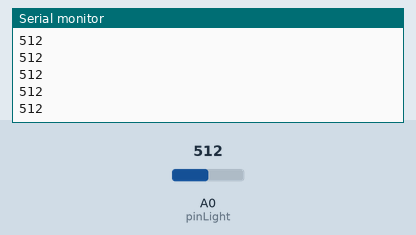
Bench run of a sketch on a simulated Arduino Uno, built with avr-gcc and run on an emulated ATmega328P. Parts: the last lines printed to the serial monitor. The test bench sets the inputs (shaded band); at power-on: A0 (pinLight) = 512.

Above: at 1.2 s.
1.3 s: A0 (pinLight) set to 716
At 1.8 s:
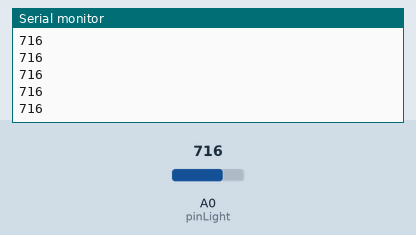
2.8 s: A0 (pinLight) set to 900
At 3.6 s:
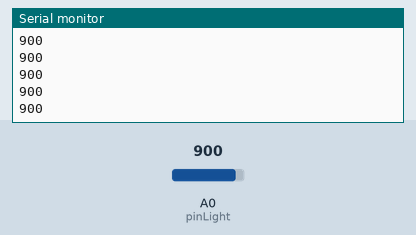
Timing chart, 0 to 5.8 s (numbered marks = the images above; inputs shaded):
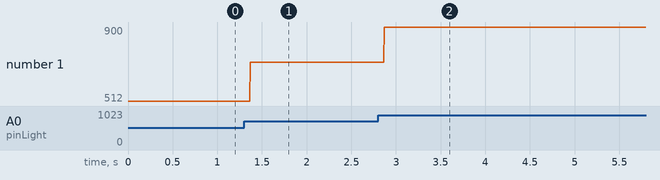

The sketch:

lightSensorTest.ino
```cpp
//Using the Serial Monitor, this program enables the user to determine a threshold value
//that says if the room light is on/off.

  // Light Sensor pin
  const int pinLight = A0;
  void setup(){
    Serial.begin(9600);}
  void loop()
  {
      // Read the value of the light sensor. The light sensor is an analog sensor.
      int sensorValue = analogRead(pinLight);

      // Print sensorValue
      Serial.println(sensorValue);//Open Serial monitor to see

  }
```

Measured:
- after the input at 1.3 s, the serial monitor: prints a new line after 0.07 s (image 1)
- after the input at 2.8 s, the serial monitor: prints a new line after 0.07 s (image 2)
- plotted number 1: 512 → 716 after the input at 1.3 s, 716 → 900 after the input at 2.8 s
